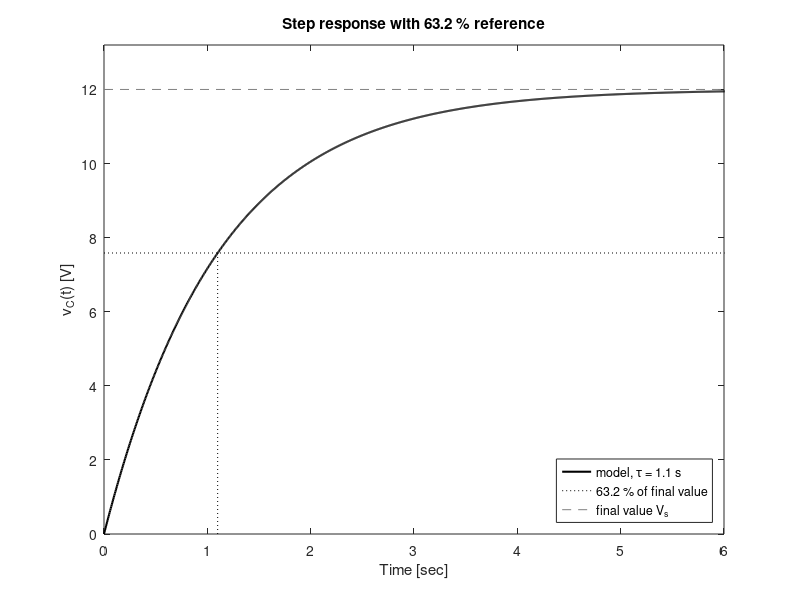

MATLAB code to generate this figure:
% ENGR 315L Control Systems Lab
% Author: [Student Name]
% Date: [MM/DD/YYYY]    version 2
% Title: Model curve with reference lines overlaid
% File Name: [StudentName]_Lab[N]_v2.m
%
% ILLUSTRATIVE ONLY. Invented system and values; not a lab problem or answer.
% Shows: adding curves to an existing axes with hold on / hold off, keeping
% plot handles so the legend names exactly the traces meant, and giving the
% overlay a line style of its own so it stays distinct in grayscale.

clc; close all; clear all;

% Code starts here:
Vs  = 12;                  % step input amplitude [V]
tau = 1.1;                 % time constant [s]
t   = 0:0.005:8;           % time vector [s]

v = Vs * (1 - exp(-t/tau));
hm = plot(t, v, '-k', 'LineWidth', 1.5);   % the model

hold on;                                   % keep the model, add to the axes
v63 = (1 - exp(-1)) * Vs;                  % 63.2 % of the final value
hr  = plot([0 t(end)], [v63 v63], ':k', ...          % reference level
           [tau tau],  [0 v63],  ':k');              % drop line at t = tau
hf  = plot([0 t(end)], [Vs Vs], '--', 'Color', [0.5 0.5 0.5]);  % final value
hold off;

xlim([0 6]);
ylim([0 1.1*Vs]);
title('Step response with 63.2 % reference');
xlabel('Time [sec]');
ylabel('v_C(t) [V]');
% Name only the handles that carry meaning; the drop line shares hr(1)'s style.
legend([hm hr(1) hf], ...
       {'model, \tau = 1.1 s', '63.2 % of final value', 'final value V_s'}, ...
       'Location', 'southeast');
